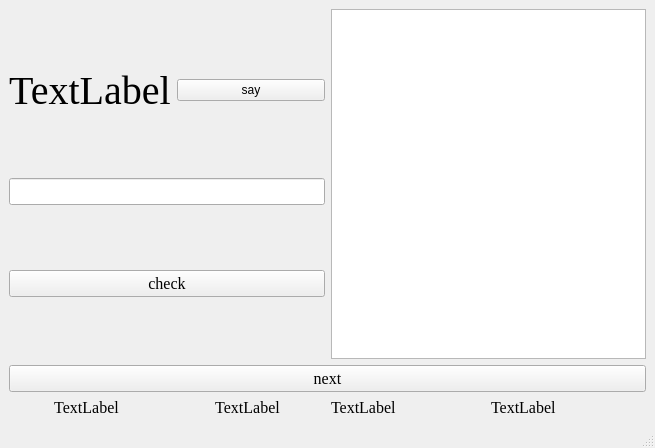
<?xml version="1.0" encoding="UTF-8"?>
<ui version="4.0">
 <class>MainWindow</class>
 <widget class="QMainWindow" name="MainWindow">
  <property name="geometry">
   <rect>
    <x>0</x>
    <y>0</y>
    <width>655</width>
    <height>448</height>
   </rect>
  </property>
  <property name="windowTitle">
   <string>MainWindow</string>
  </property>
  <widget class="QWidget" name="centralwidget">
   <layout class="QVBoxLayout" name="verticalLayout_4">
    <item>
     <layout class="QVBoxLayout" name="verticalLayout_3">
      <item>
       <layout class="QVBoxLayout" name="verticalLayout_2">
        <item>
         <layout class="QHBoxLayout" name="horizontalLayout_2">
          <item>
           <layout class="QVBoxLayout" name="verticalLayout">
            <item>
             <layout class="QHBoxLayout" name="horizontalLayout">
              <item>
               <widget class="QLabel" name="label_question">
                <property name="font">
                 <font>
                  <family>Times New Roman</family>
                  <pointsize>30</pointsize>
                 </font>
                </property>
                <property name="text">
                 <string>TextLabel</string>
                </property>
                <property name="alignment">
                 <set>Qt::AlignCenter</set>
                </property>
               </widget>
              </item>
              <item>
               <widget class="QPushButton" name="button_say">
                <property name="text">
                 <string>say</string>
                </property>
               </widget>
              </item>
             </layout>
            </item>
            <item>
             <widget class="QLineEdit" name="edit_input_answer">
              <property name="font">
               <font>
                <family>Times New Roman</family>
                <pointsize>12</pointsize>
               </font>
              </property>
             </widget>
            </item>
            <item>
             <widget class="QPushButton" name="button_check">
              <property name="font">
               <font>
                <family>Times New Roman</family>
                <pointsize>12</pointsize>
               </font>
              </property>
              <property name="text">
               <string>check</string>
              </property>
             </widget>
            </item>
           </layout>
          </item>
          <item>
           <widget class="QTextEdit" name="textedit_answer">
            <property name="font">
             <font>
              <family>Times New Roman</family>
              <pointsize>12</pointsize>
             </font>
            </property>
           </widget>
          </item>
         </layout>
        </item>
       </layout>
      </item>
      <item>
       <widget class="QPushButton" name="button_next">
        <property name="font">
         <font>
          <family>Times New Roman</family>
          <pointsize>12</pointsize>
         </font>
        </property>
        <property name="text">
         <string>next</string>
        </property>
       </widget>
      </item>
      <item>
       <layout class="QHBoxLayout" name="horizontalLayout_3">
        <item>
         <widget class="QLabel" name="label_repeats">
          <property name="font">
           <font>
            <family>Times New Roman</family>
            <pointsize>12</pointsize>
           </font>
          </property>
          <property name="text">
           <string>TextLabel</string>
          </property>
          <property name="alignment">
           <set>Qt::AlignCenter</set>
          </property>
         </widget>
        </item>
        <item>
         <widget class="QLabel" name="label_correct">
          <property name="font">
           <font>
            <family>Times New Roman</family>
            <pointsize>12</pointsize>
           </font>
          </property>
          <property name="text">
           <string>TextLabel</string>
          </property>
          <property name="alignment">
           <set>Qt::AlignCenter</set>
          </property>
         </widget>
        </item>
        <item>
         <widget class="QLabel" name="label_words_total">
          <property name="font">
           <font>
            <family>Times New Roman</family>
            <pointsize>12</pointsize>
           </font>
          </property>
          <property name="text">
           <string>TextLabel</string>
          </property>
         </widget>
        </item>
        <item>
         <widget class="QLabel" name="label_words_studied">
          <property name="font">
           <font>
            <family>Times New Roman</family>
            <pointsize>12</pointsize>
           </font>
          </property>
          <property name="text">
           <string>TextLabel</string>
          </property>
         </widget>
        </item>
       </layout>
      </item>
     </layout>
    </item>
   </layout>
  </widget>
  <widget class="QMenuBar" name="menubar">
   <property name="geometry">
    <rect>
     <x>0</x>
     <y>0</y>
     <width>655</width>
     <height>22</height>
    </rect>
   </property>
  </widget>
  <widget class="QStatusBar" name="statusbar"/>
 </widget>
 <resources/>
 <connections/>
</ui>
